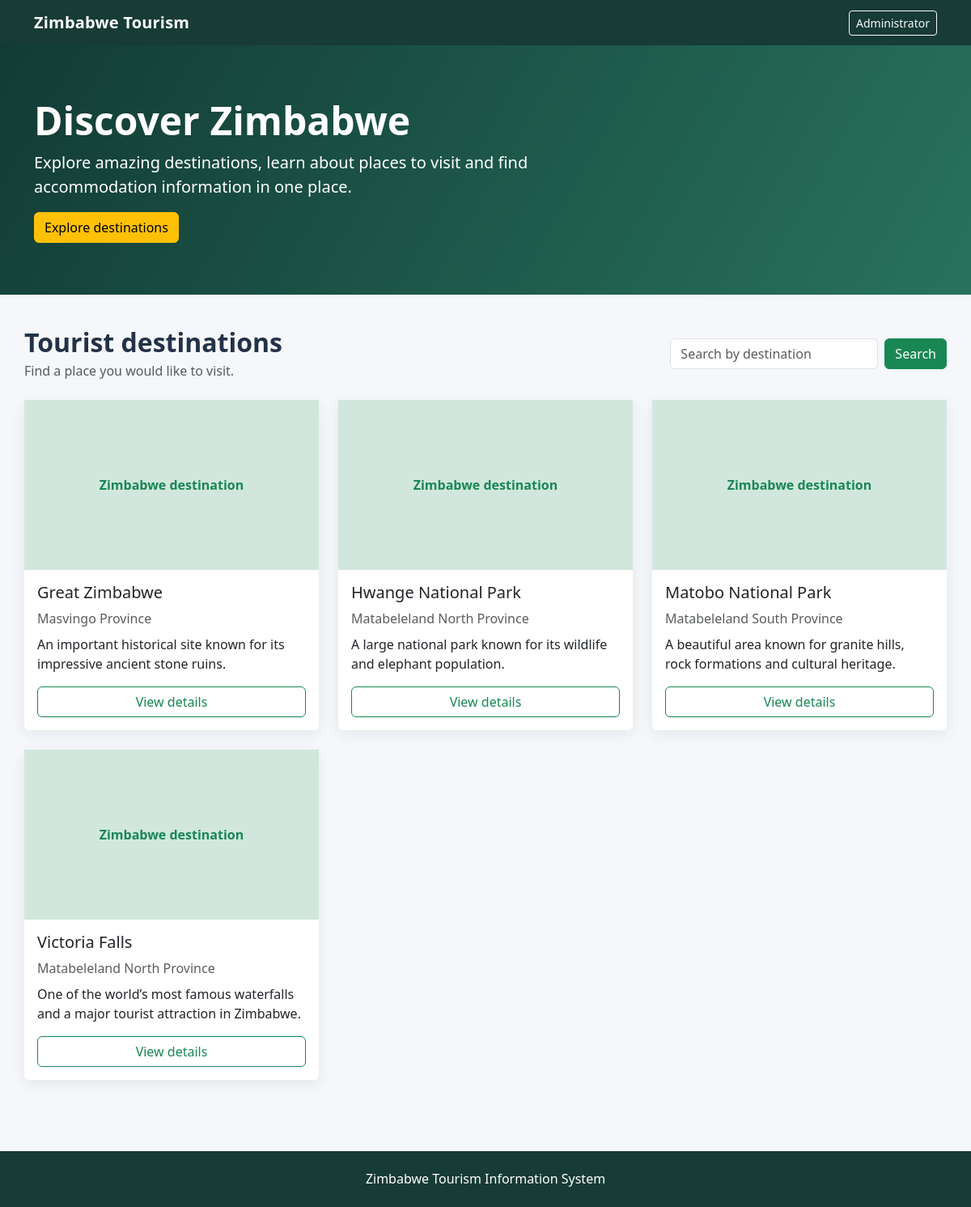
The page / on the database its author committed.
### tables this page shows
CREATE TABLE IF NOT EXISTS destinations (
  destination_id INT AUTO_INCREMENT PRIMARY KEY,
  destination_name VARCHAR(100) NOT NULL,
  location VARCHAR(100) NOT NULL,
  description TEXT NOT NULL,
  image VARCHAR(255) DEFAULT NULL,
  created_at DATETIME DEFAULT CURRENT_TIMESTAMP,
  updated_at DATETIME DEFAULT CURRENT_TIMESTAMP ON UPDATE CURRENT_TIMESTAMP
);

### functions.php (called while the page is built, shortened)
<?php
function e($value): string {
    return htmlspecialchars((string)$value, ENT_QUOTES, 'UTF-8');
}

### index.php (the view, shortened to what this page needs)
<?php
require_once 'config.php';
require_once 'functions.php';
$search = trim($_GET['q'] ?? '');
if ($search !== '') {
    $stmt = $pdo->prepare("SELECT * FROM destinations WHERE destination_name LIKE ? ORDER BY destination_name");
    $stmt->execute(['%' . $search . '%']);
} else {
    $stmt = $pdo->query("SELECT * FROM destinations ORDER BY destination_name");
}
$destinations = $stmt->fetchAll();
?>
<!doctype html>
<html lang="en">
<head>
  <link href="https://cdn.jsdelivr.net/npm/bootstrap@5.3.3/dist/css/bootstrap.min.css" rel="stylesheet">
  <link href="style.css" rel="stylesheet">
</head>
<body>
<nav class="navbar navbar-expand-lg navbar-dark" style="background:#173b35">
 <div class="container"><a class="navbar-brand" href="index.php">Zimbabwe Tourism</a>
 <div><a class="btn btn-outline-light btn-sm" href="admin-login.php">Administrator</a></div></div>
</nav>
<header class="hero">
 <div class="container">
  <h1 class="display-5 fw-bold">Discover Zimbabwe</h1>
  <p class="lead">Explore amazing destinations, learn about places to visit and find accommodation information in one place.</p>
  <a href="#destinations" class="btn btn-warning">Explore destinations</a>
 </div>
</header>
<main class="container section-space" id="destinations">
 <div class="d-flex flex-wrap justify-content-between align-items-center gap-3 mb-4">
  <div><h2 class="fw-bold mb-1">Tourist destinations</h2><p class="text-muted mb-0">Find a place you would like to visit.</p></div>
  <form class="d-flex" method="get" action="index.php">
   <input class="form-control me-2" type="search" name="q" placeholder="Search by destination" value="<?= e($search) ?>">
   <button class="btn btn-success">Search</button>
  </form>
 </div>
 <div class="row g-4">
 <?php foreach ($destinations as $d): ?>
  <div class="col-md-6 col-lg-4">
   <div class="card h-100">
    <?php if (!empty($d['image']) && is_file(__DIR__ . '/' . $d['image'])): ?>
      <img class="card-img-top destination-img" src="<?= e($d['image']) ?>" alt="<?= e($d['destination_name']) ?>">
    <?php else: ?>
      <div class="destination-img d-flex align-items-center justify-content-center bg-success-subtle text-success"><span class="fw-semibold">Zimbabwe destination</span></div>
    <?php endif; ?>
    <div class="card-body d-flex flex-column">
     <h5 class="card-title"><?= e($d['destination_name']) ?></h5>
     <p class="text-muted mb-2"><?= e($d['location']) ?></p>
     <p class="card-text"><?= e($d['description']) ?></p>
     <a class="btn btn-outline-success mt-auto" href="destination.php?id=<?= (int)$d['destination_id'] ?>">View details</a>
    </div>
   </div>
  </div>
 <?php endforeach; ?>
 </div>
</main>
<footer><div class="container text-center">Zimbabwe Tourism Information System</div></footer>
</body></html>

### style.css (style rules this page uses)
body { background: #f5f7fa; color: #243247; }
.navbar-brand { font-weight: 700; letter-spacing: .2px; }
.hero { background: linear-gradient(120deg, #123b35, #28735d); color: white; padding: 4rem 0; }
.hero p { max-width: 650px; }
.destination-img { height: 210px; object-fit: cover; }
.card { border: 0; box-shadow: 0 5px 18px rgba(25,40,60,.08); }
.section-space { padding: 2.5rem 0; }
footer { background: #173b35; color: white; padding: 1.4rem 0; margin-top: 3rem; }

### rows shown on the page
destinations: shows "Zimbabwe destination", destination_name "Great Zimbabwe", location "Masvingo Province", description "An important historical site known for its impressive ancient stone ruins."
destinations: shows "Zimbabwe destination", destination_name "Hwange National Park", location "Matabeleland North Province", description "A large national park known for its wildlife and elephant population."
destinations: shows "Zimbabwe destination", destination_name "Matobo National Park", location "Matabeleland South Province", description "A beautiful area known for granite hills, rock formations and cultural heritage."
destinations: shows "Zimbabwe destination", destination_name "Victoria Falls", location "Matabeleland North Province", description "One of the world’s most famous waterfalls and a major tourist attraction in Zimbabwe."
